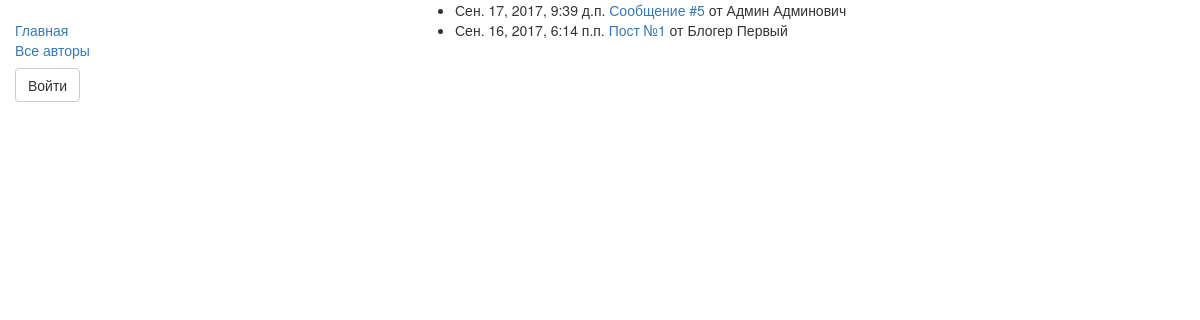
Screenshot of /ribbon/ with the database file from the repository.
### blog/models.py (models this page shows, shortened)
class Post(models.Model):
    title = models.CharField(max_length=256, verbose_name='Заголовок')
    created = models.DateTimeField(auto_now_add=True, verbose_name='Создано')
    published = models.DateTimeField(blank=True, null=True, verbose_name='Опубликовано')
    content = models.TextField(verbose_name='Контент')
    author = models.ForeignKey(Profile, related_name='author')
    def get_absolute_url(self):
        return '/post/%i/' % self.pk
    def __str__(self):
        return f'{self.title}:{self.created}:{self.published}:{self.author}'
    class Meta:
        ordering = ('-published',)

class Profile(models.Model):
    user = models.OneToOneField(User, on_delete=models.CASCADE)
    blog_name = models.CharField(max_length=1024, verbose_name='Название блога')
    subscribes = models.ManyToManyField("self", blank=True, symmetrical=False)  # Подписки
    def __str__(self):
        return (f'{self.user.last_name} {self.user.first_name}: {self.blog_name}')

### blog/views.py (the view)
# urls.py: url(r'^ribbon/$', views.RibbonBlogList.as_view(), name='ribbon'),
class RibbonBlogList(ListView):
    model = Post
    context_object_name = 'ribbon'
    template_name = 'posts/posts_ribbon.html'
    def get_context_data(self, *args, **kwargs):
        context = super(RibbonBlogList, self).get_context_data(*args, **kwargs)
        print('RibbonBlogList.context:', context['ribbon'])
        return context

### blog/templates/posts/posts_ribbon.html
{% extends 'base_generic.html' %} {% block title %}Моя лента{% endblock title %} {% block content %} {% if ribbon %}
<ul>
    {% for item in ribbon %} {% if item.published %}
    <li>{{ item.published }} <a href="{{ item.get_absolute_url }}"> {{ item.title }}</a> от {{item.author.user.first_name}} {{item.author.user.last_name}}</li>
    {% endif %} {% endfor %}
</ul>
{% else %}
<p>Вы не подписались ни на одного автора...</p>
{% endif %} {% endblock content %}

### rows the page displays
Post: published "Сен. 17, 2017, 9:39 д.п.", title "Сообщение #5", author.user.first_name "Админ", author.user.last_name "Админович"
Post: published "Сен. 16, 2017, 6:14 п.п.", title "Пост №1", author.user.first_name "Блогер", author.user.last_name "Первый"
